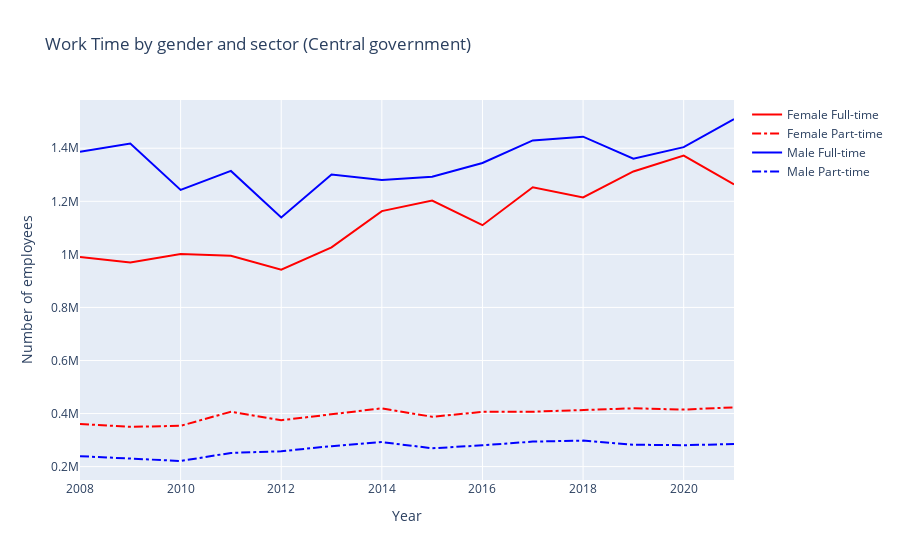

Here is the notebook cell this chart was saved with:
### Markdown cell above
**2.2 Extent of Working Time by Gender and Sector**

In this section we look at the gender differences in working time. Full-time employment is defined as a weekly working hours above 32 hours and part-time emplotment is defined as a weekly working hours equal or below 32 hours.

The code below calculates the average number of employees for each year and sector. We create a plot the shows the number female and male employees, each with full-time and part-time data. We also create a dropdown menu to choose a sector. The resulting plot shows the employment by gender and the chosen sector over the years, with separate lines for full-time (hard line) and part-time employment (dashdot line) for each gender.

### Code cell
# Group the data by year, sector, and industry and calculate the mean for each group
time_k_avg = time_k.groupby(['Year', 'Sector']).sum().reset_index()
time_m_avg = time_m.groupby(['Year', 'Sector']).sum().reset_index()

# Create the plot layout
layout2 = go.Layout(xaxis=dict(title='Year'),
                   yaxis=dict(title='Number of employees'))

# Define the dropdown options
sector_options_time = list(time_k_avg['Sector'].unique())

# Create the figure
fig = go.Figure(layout=layout2)

# Define the callback function
def update_plot(sector):
    # Filter the data based on the selected sector
    filtered_data_k = time_k_avg[time_k_avg['Sector'] == sector]
    filtered_data_m = time_m_avg[time_m_avg['Sector'] == sector]


    # Create traces for the full-time and part-time data
    trace_k_ft = go.Scatter(mode='lines', x=filtered_data_k['Year'], y=filtered_data_k['Female Full-time'],  line = dict(color='red', width=2), name='Female Full-time')
    trace_k_pt = go.Scatter(mode='lines', x=filtered_data_k['Year'], y=filtered_data_k['Female Part-time'], line = dict(color='red', dash='dashdot'), name='Female Part-time')

    trace_m_ft = go.Scatter(mode='lines', x=filtered_data_m['Year'], y=filtered_data_m['Male Full-time'], line = dict(color='blue', width=2), name='Male Full-time')
    trace_m_pt = go.Scatter(mode='lines', x=filtered_data_m['Year'], y=filtered_data_m['Male Part-time'], line = dict(color='blue', dash='dashdot'), name='Male Part-time')


    # Create the plot figure and add the traces and layout
    fig = go.Figure(data=[trace_k_ft, trace_k_pt, trace_m_ft, trace_m_pt], layout=layout2)
    fig.update_layout(title='Work Time by gender and sector ({})'.format(sector))
    fig.show()

# Create the interactive dropdown
interact(update_plot, sector=sector_options_time)

### Figure 1 — Plotly figure (JSON) as saved in the notebook; plotly's stock layout.template omitted (floating-point values rounded to 4 significant figures)
{"data": [{"line": {"color": "red", "width": 2}, "mode": "lines", "name": "Female Full-time", "type": "scatter", "x": [2008, 2009, 2010, 2011, 2012, 2013, 2014, 2015, 2016, 2017, 2018, 2019, 2020, 2021], "y": [989808, 969300, 1001400, 994965, 942130, 1026615, 1162885, 1202580, 1109904, 1252980, 1214786, 1312362, 1371978, 1263344]}, {"line": {"color": "red", "dash": "dashdot"}, "mode": "lines", "name": "Female Part-time", "type": "scatter", "x": [2008, 2009, 2010, 2011, 2012, 2013, 2014, 2015, 2016, 2017, 2018, 2019, 2020, 2021], "y": [360765, 350040, 353775, 406929, 374896, 397613, 419652, 387957, 406453, 406827, 412760, 419764, 415044, 423360]}, {"line": {"color": "blue", "width": 2}, "mode": "lines", "name": "Male Full-time", "type": "scatter", "x": [2008, 2009, 2010, 2011, 2012, 2013, 2014, 2015, 2016, 2017, 2018, 2019, 2020, 2021], "y": [1386496, 1417504, 1242948, 1314510, 1138917, 1300905, 1280025, 1292250, 1344528, 1429428, 1443657, 1360224, 1404064, 1510178]}, {"line": {"color": "blue", "dash": "dashdot"}, "mode": "lines", "name": "Male Part-time", "type": "scatter", "x": [2008, 2009, 2010, 2011, 2012, 2013, 2014, 2015, 2016, 2017, 2018, 2019, 2020, 2021], "y": [239312, 230985, 221158, 251536, 257936, 277151, 292356, 269178, 280092, 294372, 297990, 282557, 280584, 285156]}], "layout": {"title": {"text": "Work Time by gender and sector (Central government)"}, "xaxis": {"title": {"text": "Year"}}, "yaxis": {"title": {"text": "Number of employees"}}}}
